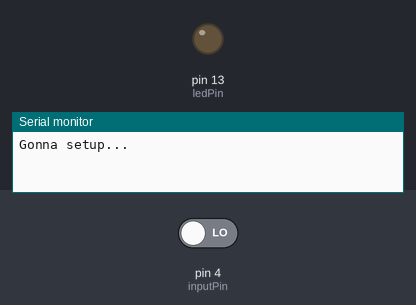
A sketch run on a simulated Arduino Uno, built with avr-gcc and run on an emulated ATmega328P. Shown: output pins drawn as LEDs (lit = HIGH), the last lines printed to the serial monitor. The inputs (shaded band) are chosen by the test bench; at power-on: pin 4 (inputPin) LOW.

Above: at 1.2 s.
1.3 s: pin 4 (inputPin) driven HIGH
At 2.2 s:
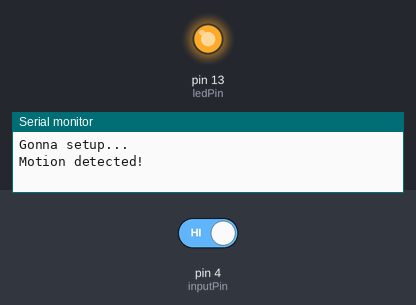
2.8 s: pin 4 (inputPin) driven LOW
At 3.3 s:
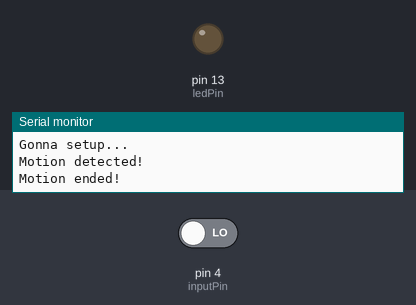
Timing chart, 0 to 5.8 s (numbered marks = the images above; inputs shaded):
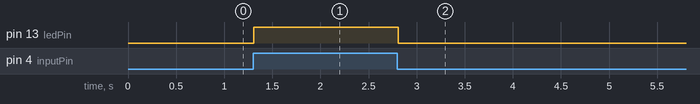

The sketch:

PIR.ino
```cpp
    /*
     * PIR sensor tester
     */

    int ledPin = 13;                // choose the pin for the LED
    int inputPin = 4;               // choose the input pin (for PIR sensor)
    int pirState = LOW;             // we start, assuming no motion detected
    int val = 0;                    // variable for reading the pin status

    void setup() {
      pinMode(ledPin, OUTPUT);      // declare LED as output
      pinMode(inputPin, INPUT);     // declare sensor as input

      Serial.begin(115200);
      while (!Serial) {}

      Serial.println("Gonna setup...");
    }

    void loop(){
      val = digitalRead(inputPin);  // read input value
      delay(5);
      if (val == HIGH) {            // check if the input is HIGH
        digitalWrite(ledPin, HIGH);  // turn LED ON
        if (pirState == LOW) {
          // we have just turned on
          Serial.println("Motion detected!");
          // We only want to print on the output change, not state
          pirState = HIGH;
        }
      } else {
        digitalWrite(ledPin, LOW); // turn LED OFF
        if (pirState == HIGH){
          // we have just turned of
          Serial.println("Motion ended!");
          // We only want to print on the output change, not state
          pirState = LOW;
        }
      }
    }
```

Measured:
- after the input at 1.3 s, pin 13 (ledPin): LOW → HIGH at once
- after the input at 2.8 s, pin 13 (ledPin): HIGH → LOW at once
